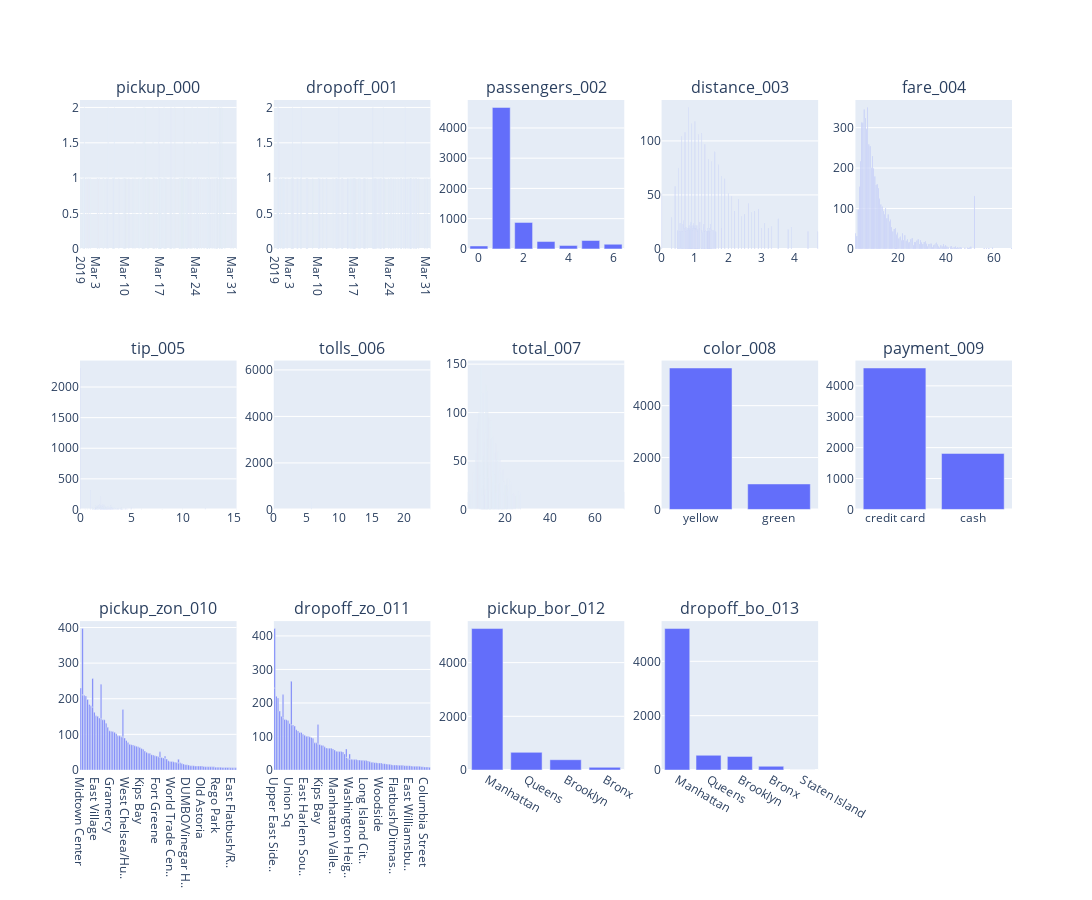

This figure's notebook cell:
### Markdown cell above
### <a id='toc1_3_2_'></a>[describe_df()](#toc0_)

### Code cell
# df["lol"] = np.nan
# df["xd"]=2027
# df["lol"] = df["lol"].astype("float64")

# display(df)

tbl.describe_df(
    df,
    caption="taxis",
    # use_columns=False,
    # renderer="svg",
    top_n_uniques=10,
    top_n_chars_in_columns=10,
    top_n_chars_in_index=15,
    dupl_cols=["color"],
)

### Figure 1 — Plotly figure (JSON) as saved in the notebook; plotly's stock layout.template omitted (floating-point values rounded to 4 significant figures)
{"data": [{"hovertemplate": "x=%{x}<br>y=%{y}<extra></extra>", "legendgroup": "", "marker": {"color": "#636efa", "pattern": {"shape": ""}}, "name": "", "orientation": "v", "showlegend": false, "textposition": "auto", "type": "bar", "x": ["2019-03-13 10:57:06", "2019-03-21 08:59:27", "2019-03-01 23:48:39", "2019-03-28 08:21:02", "2019-03-07 19:54:40", "2019-03-24 00:12:23", "2019-03-16 10:37:52", "2019-03-13 17:27:27", "2019-03-22 23:15:20", "2019-03-26 08:02:40", "2019-03-18 20:39:17", "2019-03-27 21:37:43", "2019-03-11 20:28:00", "2019-03-28 18:47:12", "2019-03-15 08:39:34", "2019-03-28 10:05:08", "2019-03-19 14:40:14", "2019-03-06 14:40:57", "2019-03-17 12:10:05", "2019-03-22 12:47:13", "2019-03-16 10:02:25", "2019-03-08 16:18:37", "2019-03-23 11:48:50", "2019-03-10 01:23:59", "2019-03-26 21:07:31", "2019-03-11 10:37:23", "2019-03-30 13:27:42", "2019-03-27 17:53:01", "2019-03-18 21:27:14", "2019-03-20 19:39:42", "2019-03-21 03:37:34", "2019-03-19 07:55:25", "2019-03-27 12:13:34", "2019-03-16 17:53:34", "2019-03-15 12:36:05", "2019-03-23 20:50:49", "2019-03-27 06:28:36", "2019-03-25 22:04:25", "2019-03-25 08:01:01", "2019-03-25 23:05:54", "2019-03-28 17:20:54", "2019-03-04 12:15:39", "2019-03-07 15:15:46", "2019-03-07 16:49:01", "2019-03-03 02:45:36", "2019-03-16 20:30:36", "2019-03-20 12:25:31", "2019-03-06 08:09:03", "2019-03-10 15:14:20", "2019-03-01 02:55:55", "2019-03-17 19:24:50", "2019-03-20 22:29:32", "2019-03-21 10:48:02", "2019-03-01 17:39:58", "2019-03-22 17:28:51", "2019-03-21 18:41:58", "2019-03-18 16:03:14", "2019-03-25 22:50:56", "2019-03-02 10:47:45", "2019-03-24 18:42:56", "2019-03-30 23:59:14", "2019-03-27 19:39:16", "2019-03-14 07:19:29", "2019-03-07 11:19:21", "2019-03-20 11:40:59", "2019-03-13 06:17:45", "2019-03-24 09:53:28", "2019-03-09 19:54:40", "2019-03-04 21:35:00", "2019-03-17 01:28:28", "2019-03-21 21:30:05", "2019-03-20 18:49:24", "2019-03-24 01:13:51", "2019-03-14 12:11:52", "2019-03-05 17:57:00", "2019-03-17 13:55:43", "2019-03-01 23:21:01", "2019-03-09 19:24:01", "2019-03-01 22:49:54", "2019-03-13 10:55:10", "2019-03-21 23:33:55", "2019-03-28 21:59:44", "2019-03-26 10:14:55", "2019-03-02 19:08:25", "2019-03-15 13:42:03", "2019-03-04 13:39:06", "2019-03-22 02:22:01", "2019-03-31 15:43:37", "2019-03-27 19:27:17", "2019-03-13 07:34:09", "2019-03-12 15:44:53", "2019-03-29 08:48:46", "2019-03-16 16:36:34", "2019-03-16 17:38:47", "2019-03-09 13:42:08", "2019-03-05 15:41:23", "2019-03-18 19:57:00", "2019-03-17 22:47:36", "2019-03-15 23:46:05", "2019-03-16 18:57:19"], "xaxis": "x", "y": [2, 2, 2, 2, 2, 2, 2, 2, 2, 2, 2, 2, 2, 2, 2, 2, 2, 2, 2, 1, 1, 1, 1, 1, 1, 1, 1, 1, 1, 1, 1, 1, 1, 1, 1, 1, 1, 1, 1, 1, 1, 1, 1, 1, 1, 1, 1, 1, 1, 1, 1, 1, 1, 1, 1, 1, 1, 1, 1, 1, 1, 1, 1, 1, 1, 1, 1, 1, 1, 1, 1, 1, 1, 1, 1, 1, 1, 1, 1, 1, 1, 1, 1, 1, 1, 1, 1, 1, 1, 1, 1, 1, 1, 1, 1, 1, 1, 1, 1, 1], "yaxis": "y"}, {"hovertemplate": "x=%{x}<br>y=%{y}<extra></extra>", "legendgroup": "", "marker": {"color": "#636efa", "pattern": {"shape": ""}}, "name": "", "orientation": "v", "showlegend": false, "textposition": "auto", "type": "bar", "x": ["2019-03-04 18:08:13", "2019-03-01 19:18:55", "2019-03-06 10:54:59", "2019-03-02 00:58:26", "2019-03-26 17:39:56", "2019-03-13 19:39:35", "2019-03-22 11:06:48", "2019-03-20 10:38:15", "2019-03-26 21:17:29", "2019-03-16 10:22:29", "2019-03-08 16:26:57", "2019-03-23 12:06:14", "2019-03-22 12:58:17", "2019-03-10 01:49:51", "2019-03-11 10:47:31", "2019-03-30 13:37:14", "2019-03-18 21:34:16", "2019-03-27 18:00:25", "2019-03-20 19:45:36", "2019-03-15 12:54:28", "2019-03-19 08:09:17", "2019-03-27 12:25:48", "2019-03-16 18:13:57", "2019-03-25 08:13:27", "2019-03-23 21:02:07", "2019-03-27 06:38:10", "2019-03-25 22:11:30", "2019-03-21 03:44:13", "2019-03-25 23:11:13", "2019-03-28 17:55:57", "2019-03-24 10:01:22", "2019-03-04 12:26:53", "2019-03-20 12:06:41", "2019-03-07 16:57:07", "2019-03-03 03:02:14", "2019-03-16 20:46:22", "2019-03-20 12:45:02", "2019-03-06 08:27:11", "2019-03-10 15:20:17", "2019-03-01 02:57:59", "2019-03-17 19:29:58", "2019-03-20 22:32:24", "2019-03-21 10:57:45", "2019-03-01 18:04:46", "2019-03-22 17:33:51", "2019-03-21 19:15:25", "2019-03-18 16:10:36", "2019-03-25 22:59:51", "2019-03-07 15:50:14", "2019-03-24 19:09:00", "2019-03-30 23:59:17", "2019-03-27 20:00:26", "2019-03-14 07:45:51", "2019-03-07 11:39:09", "2019-03-04 21:53:42", "2019-03-13 06:21:54", "2019-03-02 10:56:08", "2019-03-17 22:55:32", "2019-03-16 17:56:04", "2019-03-29 08:56:07", "2019-03-20 19:12:40", "2019-03-24 01:24:00", "2019-03-14 12:40:54", "2019-03-05 18:45:25", "2019-03-17 14:01:39", "2019-03-01 23:46:28", "2019-03-09 19:33:32", "2019-03-01 22:53:32", "2019-03-13 11:23:25", "2019-03-21 23:36:39", "2019-03-28 22:04:04", "2019-03-26 10:26:58", "2019-03-02 19:31:42", "2019-03-15 13:49:00", "2019-03-04 13:58:52", "2019-03-22 02:30:21", "2019-03-31 15:53:39", "2019-03-27 19:48:47", "2019-03-13 07:38:18", "2019-03-12 16:02:05", "2019-03-02 23:17:34", "2019-03-21 21:39:03", "2019-03-17 02:04:54", "2019-03-05 15:46:30", "2019-03-16 16:54:50", "2019-03-18 20:06:22", "2019-03-28 11:49:30", "2019-03-15 23:59:52", "2019-03-16 19:00:16", "2019-03-14 12:08:32", "2019-03-16 21:21:58", "2019-03-09 20:07:27", "2019-03-03 16:48:36", "2019-03-04 20:24:14", "2019-03-28 23:16:56", "2019-03-16 05:08:20", "2019-03-27 22:41:40", "2019-03-07 11:05:01", "2019-03-11 08:47:21", "2019-03-28 07:41:14"], "xaxis": "x2", "y": [2, 2, 2, 2, 2, 2, 2, 2, 1, 1, 1, 1, 1, 1, 1, 1, 1, 1, 1, 1, 1, 1, 1, 1, 1, 1, 1, 1, 1, 1, 1, 1, 1, 1, 1, 1, 1, 1, 1, 1, 1, 1, 1, 1, 1, 1, 1, 1, 1, 1, 1, 1, 1, 1, 1, 1, 1, 1, 1, 1, 1, 1, 1, 1, 1, 1, 1, 1, 1, 1, 1, 1, 1, 1, 1, 1, 1, 1, 1, 1, 1, 1, 1, 1, 1, 1, 1, 1, 1, 1, 1, 1, 1, 1, 1, 1, 1, 1, 1, 1], "yaxis": "y2"}, {"hovertemplate": "x=%{x}<br>y=%{y}<extra></extra>", "legendgroup": "", "marker": {"color": "#636efa", "pattern": {"shape": ""}}, "name": "", "orientation": "v", "showlegend": false, "textposition": "auto", "type": "bar", "x": [1, 2, 5, 3, 6, 4, 0], "xaxis": "x3", "y": [4678, 876, 277, 243, 153, 110, 96], "yaxis": "y3"}, {"hovertemplate": "x=%{x}<br>y=%{y}<extra></extra>", "legendgroup": "", "marker": {"color": "#636efa", "pattern": {"shape": ""}}, "name": "", "orientation": "v", "showlegend": false, "textposition": "auto", "type": "bar", "x": [0.8, 1.0, 0.9, 0.7, 1.2, 1.1, 0.6, 1.3, 1.6, 1.4, 1.5, 1.7, 0.5, 1.8, 1.9, 0.4, 2.0, 0.0, 2.1, 2.3, 2.6, 2.9, 2.2, 2.8, 2.7, 2.5, 2.4, 0.3, 3.5, 0.66, 0.88, 1.15, 0.55, 3.1, 0.95, 0.87, 1.46, 0.64, 1.27, 0.81, 0.91, 1.02, 0.97, 1.06, 0.89, 0.84, 1.26, 3.3, 0.86, 1.47, 0.73, 0.99, 3.9, 0.68, 1.38, 1.01, 1.43, 1.03, 0.77, 0.82, 3.2, 1.14, 0.94, 1.79, 0.98, 3.0, 1.04, 1.49, 1.13, 1.11, 0.74, 3.8, 0.85, 1.05, 1.09, 1.08, 0.93, 1.52, 0.48, 1.21, 0.78, 1.32, 1.55, 1.19, 1.42, 1.37, 1.45, 0.71, 1.07, 1.28, 1.34, 0.58, 4.7, 1.39, 1.63, 0.49, 0.53, 0.62, 4.4, 1.22], "xaxis": "x4", "y": [131, 118, 116, 108, 107, 106, 104, 97, 90, 83, 81, 78, 75, 67, 65, 58, 51, 51, 49, 46, 42, 37, 35, 35, 34, 32, 30, 29, 28, 26, 25, 25, 24, 24, 24, 23, 23, 23, 23, 22, 22, 22, 22, 22, 22, 22, 21, 21, 21, 20, 20, 20, 20, 19, 19, 19, 19, 19, 19, 19, 19, 19, 19, 19, 19, 19, 18, 18, 18, 18, 18, 18, 18, 18, 18, 18, 17, 17, 17, 17, 17, 17, 17, 17, 17, 16, 16, 16, 16, 16, 16, 16, 16, 16, 16, 16, 16, 16, 16, 15], "yaxis": "y4"}, {"hovertemplate": "x=%{x}<br>y=%{y}<extra></extra>", "legendgroup": "", "marker": {"color": "#636efa", "pattern": {"shape": ""}}, "name": "", "orientation": "v", "showlegend": false, "textposition": "auto", "type": "bar", "x": [7.5, 6.0, 6.5, 5.0, 5.5, 7.0, 8.0, 8.5, 9.5, 4.5, 9.0, 10.0, 10.5, 11.5, 11.0, 4.0, 12.0, 52.0, 12.5, 13.0, 13.5, 15.0, 3.5, 14.0, 14.5, 16.0, 15.5, 17.0, 16.5, 17.5, 19.0, 18.5, 18.0, 20.0, 2.5, 22.0, 19.5, 23.0, 3.0, 21.0, 26.0, 20.5, 25.5, 28.5, 24.0, 29.5, 22.5, 21.5, 28.0, 23.5, 31.5, 27.0, 27.5, 25.0, 31.0, 30.0, 24.5, 36.0, 32.0, 33.5, 34.0, 33.0, 39.0, 30.5, 29.0, 36.5, 35.5, 40.0, 26.5, 38.0, 35.0, 42.5, 40.5, 38.5, 37.0, 44.0, 32.5, 39.5, 50.5, 42.0, 34.5, 43.5, 45.0, 46.0, 41.0, 50.0, 43.0, 46.5, 59.5, 45.5, 37.5, 49.0, 48.0, 19.26, 57.0, 49.5, 56.0, 67.5, 58.0, 44.5], "xaxis": "x5", "y": [350, 345, 323, 313, 312, 296, 258, 254, 229, 217, 201, 199, 179, 160, 159, 154, 150, 131, 124, 110, 104, 101, 97, 94, 86, 85, 76, 72, 68, 54, 51, 49, 43, 40, 39, 38, 35, 34, 31, 30, 27, 26, 24, 24, 23, 22, 22, 21, 20, 20, 18, 17, 17, 17, 17, 16, 15, 15, 13, 13, 13, 12, 12, 12, 12, 11, 10, 9, 9, 9, 9, 7, 6, 6, 6, 6, 6, 5, 5, 5, 4, 4, 4, 4, 4, 3, 3, 3, 3, 3, 3, 3, 3, 2, 2, 2, 2, 2, 2, 2], "yaxis": "y5"}, {"hovertemplate": "x=%{x}<br>y=%{y}<extra></extra>", "legendgroup": "", "marker": {"color": "#636efa", "pattern": {"shape": ""}}, "name": "", "orientation": "v", "showlegend": false, "textposition": "auto", "type": "bar", "x": [0.0, 1.0, 2.0, 2.16, 1.86, 3.0, 2.26, 2.36, 1.96, 1.5, 1.76, 2.06, 1.66, 1.95, 2.46, 2.76, 2.66, 2.15, 1.56, 2.45, 2.96, 5.0, 3.16, 2.86, 1.2, 1.75, 3.06, 2.56, 2.25, 2.05, 1.85, 1.46, 2.95, 3.05, 3.36, 4.0, 3.26, 2.55, 2.2, 1.7, 3.45, 1.55, 2.35, 2.85, 2.5, 1.65, 3.76, 2.65, 2.75, 3.66, 2.32, 3.46, 2.7, 3.2, 3.56, 2.08, 4.46, 3.15, 12.21, 3.7, 3.95, 3.25, 3.86, 1.32, 3.96, 3.65, 4.16, 1.26, 4.05, 4.45, 1.25, 0.7, 6.0, 1.77, 4.96, 4.26, 1.4, 1.06, 3.75, 3.55, 4.06, 2.34, 0.5, 10.0, 4.08, 3.35, 1.36, 5.26, 4.15, 4.66, 4.36, 4.56, 2.94, 3.08, 1.47, 2.82, 2.58, 15.26, 1.45, 8.0], "xaxis": "x6", "y": [2311, 312, 211, 89, 79, 77, 74, 74, 73, 71, 69, 64, 58, 57, 53, 52, 52, 51, 49, 46, 43, 42, 41, 40, 40, 38, 38, 36, 36, 36, 35, 35, 35, 34, 32, 32, 29, 29, 29, 29, 28, 28, 27, 27, 25, 25, 25, 24, 23, 23, 22, 21, 21, 20, 19, 18, 18, 18, 18, 17, 16, 15, 15, 15, 14, 14, 13, 13, 13, 13, 13, 12, 12, 12, 12, 12, 12, 12, 11, 11, 11, 11, 11, 11, 11, 10, 10, 10, 10, 10, 9, 9, 9, 9, 9, 9, 9, 8, 8, 8], "yaxis": "y6"}, {"hovertemplate": "x=%{x}<br>y=%{y}<extra></extra>", "legendgroup": "", "marker": {"color": "#636efa", "pattern": {"shape": ""}}, "name": "", "orientation": "v", "showlegend": false, "textposition": "auto", "type": "bar", "x": [0.0, 5.76, 2.64, 11.52, 12.5, 5.54, 6.12, 8.4, 17.28, 16.26, 9.5, 5.75, 24.02, 8.5, 18.9, 4.75], "xaxis": "x7", "y": [6083, 324, 7, 4, 2, 2, 2, 1, 1, 1, 1, 1, 1, 1, 1, 1], "yaxis": "y7"}, {"hovertemplate": "x=%{x}<br>y=%{y}<extra></extra>", "legendgroup": "", "marker": {"color": "#636efa", "pattern": {"shape": ""}}, "name": "", "orientation": "v", "showlegend": false, "textposition": "auto", "type": "bar", "x": [9.3, 11.3, 11.8, 9.8, 10.3, 8.8, 12.3, 8.3, 10.8, 12.8, 13.8, 7.8, 12.96, 13.3, 7.3, 11.16, 14.8, 14.16, 14.3, 11.76, 13.56, 10.56, 15.8, 12.36, 16.8, 6.8, 15.3, 9.96, 14.76, 17.8, 15.96, 17.3, 16.3, 16.56, 9.36, 12.95, 11.75, 17.76, 18.96, 17.16, 14.75, 5.8, 18.3, 6.3, 18.36, 10.55, 15.36, 19.3, 8.76, 13.55, 12.35, 11.15, 21.8, 20.8, 20.16, 22.8, 18.8, 19.56, 14.15, 15.95, 17.15, 22.56, 20.3, 15.35, 19.8, 9.95, 21.3, 18.35, 21.96, 9.35, 11.0, 20.76, 11.62, 16.55, 12.25, 13.0, 13.5, 21.36, 4.8, 25.8, 22.3, 18.95, 3.3, 26.76, 73.27, 17.75, 5.3, 16.0, 4.3, 23.3, 23.8, 26.8, 19.55, 23.16, 17.25, 10.38, 24.8, 9.75, 20.75, 24.3], "xaxis": "x8", "y": [146, 129, 122, 121, 121, 118, 101, 100, 98, 95, 92, 91, 89, 85, 84, 79, 76, 74, 73, 73, 73, 69, 68, 64, 60, 59, 59, 56, 53, 52, 52, 51, 51, 50, 47, 46, 43, 42, 41, 40, 39, 38, 38, 37, 37, 36, 36, 36, 35, 34, 33, 32, 32, 32, 32, 29, 29, 29, 28, 27, 27, 26, 26, 26, 26, 26, 25, 25, 23, 23, 21, 21, 21, 20, 20, 20, 19, 19, 19, 19, 18, 18, 18, 18, 18, 18, 17, 17, 16, 16, 16, 15, 15, 15, 15, 15, 14, 14, 14, 14], "yaxis": "y8"}, {"hovertemplate": "x=%{x}<br>y=%{y}<extra></extra>", "legendgroup": "", "marker": {"color": "#636efa", "pattern": {"shape": ""}}, "name": "", "orientation": "v", "showlegend": false, "textposition": "auto", "type": "bar", "x": ["yellow", "green"], "xaxis": "x9", "y": [5451, 982], "yaxis": "y9"}, {"hovertemplate": "x=%{x}<br>y=%{y}<extra></extra>", "legendgroup": "", "marker": {"color": "#636efa", "pattern": {"shape": ""}}, "name": "", "orientation": "v", "showlegend": false, "textposition": "auto", "type": "bar", "x": ["credit card", "cash"], "xaxis": "x10", "y": [4577, 1812], "yaxis": "y10"}, {"hovertemplate": "x=%{x}<br>y=%{y}<extra></extra>", "legendgroup": "", "marker": {"color": "#636efa", "pattern": {"shape": ""}}, "name": "", "orientation": "v", "showlegend": false, "textposition": "auto", "type": "bar", "x": ["Midtown Center", "Upper East Side..", "Penn Station/Ma..", "Clinton East", "Midtown East", "Upper East Side..", "Times Sq/Theatr..", "Union Sq", "Lincoln Square ..", "Murray Hill", "East Village", "JFK Airport", "LaGuardia Airpo..", "Upper West Side..", "Midtown South", "Midtown North", "East Chelsea", "Lenox Hill West", "West Village", "Gramercy", "Garment Distric..", "Sutton Place/Tu..", "Yorkville West", "Upper West Side..", "Flatiron", "Lenox Hill East", "East Harlem Sou..", "Greenwich Villa..", "TriBeCa/Civic C..", "West Chelsea/Hu..", "Lincoln Square ..", "Lower East Side", "Greenwich Villa..", "East Harlem Nor..", "Yorkville East", "Central Park", "Central Harlem", "UN/Turtle Bay S..", "Astoria", "Morningside Hei..", "Kips Bay", "Meatpacking/Wes..", "Little Italy/No..", "Manhattan Valle..", "Hudson Sq", "SoHo", "Battery Park Ci..", "Central Harlem ..", "Clinton West", "Fort Greene", "Downtown Brookl..", "Financial Distr..", "Elmhurst", "Brooklyn Height..", "Washington Heig..", "Jackson Heights", "Woodside", "Forest Hills", "World Trade Cen..", "Hamilton Height..", "Park Slope", "Boerum Hill", "Long Island Cit..", "Bloomingdale", "Steinway", "Sunnyside", "Financial Distr..", "Williamsburg (N..", "DUMBO/Vinegar H..", "Chinatown", "Two Bridges/Sew..", "Crown Heights N..", "Jamaica", "Cobble Hill", "Queensbridge/Ra..", "Williamsburg (S..", "Seaport", "Old Astoria", "East New York", "Long Island Cit..", "Alphabet City", "Bushwick South", "Greenpoint", "Manhattanville", "East Concourse/..", "Stuyvesant Heig..", "Mott Haven/Port..", "Rego Park", "Parkchester", "Sheepshead Bay", "Washington Heig..", "Stuy Town/Peter..", "East Flatbush/F..", "Clinton Hill", "Flushing", "Carroll Gardens", "Starrett City", "East Flatbush/R..", "South Jamaica", "Coney Island"], "xaxis": "x11", "y": [230, 211, 210, 208, 198, 186, 184, 180, 177, 162, 152, 151, 146, 144, 141, 141, 131, 120, 110, 109, 108, 106, 102, 97, 96, 96, 93, 93, 90, 83, 80, 77, 77, 72, 71, 70, 68, 67, 65, 63, 60, 58, 53, 50, 47, 47, 43, 42, 40, 39, 37, 35, 35, 34, 32, 31, 26, 24, 24, 23, 22, 21, 20, 20, 18, 17, 16, 15, 15, 14, 12, 12, 12, 11, 11, 11, 11, 11, 10, 10, 9, 9, 9, 9, 9, 9, 8, 8, 8, 8, 7, 7, 7, 7, 7, 7, 6, 6, 6, 6], "yaxis": "y11"}, {"hovertemplate": "x=%{x}<br>y=%{y}<extra></extra>", "legendgroup": "", "marker": {"color": "#636efa", "pattern": {"shape": ""}}, "name": "", "orientation": "v", "showlegend": false, "textposition": "auto", "type": "bar", "x": ["Upper East Side..", "Murray Hill", "Midtown Center", "Upper East Side..", "Midtown East", "Times Sq/Theatr..", "Lincoln Square ..", "Clinton East", "East Village", "Penn Station/Ma..", "Union Sq", "Upper West Side..", "Lenox Hill West", "Midtown North", "Upper West Side..", "East Chelsea", "Midtown South", "Lenox Hill East", "Gramercy", "Yorkville West", "East Harlem Sou..", "West Village", "West Chelsea/Hu..", "Sutton Place/Tu..", "Garment Distric..", "UN/Turtle Bay S..", "Central Park", "TriBeCa/Civic C..", "Greenwich Villa..", "Kips Bay", "Flatiron", "Lower East Side", "Central Harlem ..", "Lincoln Square ..", "Clinton West", "LaGuardia Airpo..", "Yorkville East", "East Harlem Nor..", "Central Harlem", "Manhattan Valle..", "Greenwich Villa..", "JFK Airport", "Morningside Hei..", "Meatpacking/Wes..", "Astoria", "Little Italy/No..", "Battery Park Ci..", "Financial Distr..", "Jackson Heights", "Washington Heig..", "Park Slope", "SoHo", "Alphabet City", "Hudson Sq", "Fort Greene", "Crown Heights N..", "Two Bridges/Sew..", "Brooklyn Height..", "Long Island Cit..", "Sunnyside", "Boerum Hill", "Hamilton Height..", "Financial Distr..", "World Trade Cen..", "Stuy Town/Peter..", "Clinton Hill", "Elmhurst", "Forest Hills", "Woodside", "Steinway", "Old Astoria", "Downtown Brookl..", "Seaport", "Queensbridge/Ra..", "Bloomingdale", "Williamsburg (N..", "Manhattanville", "Flatbush/Ditmas..", "Washington Heig..", "Bedford", "Williamsburg (S..", "DUMBO/Vinegar H..", "Greenpoint", "East Concourse/..", "Stuyvesant Heig..", "Carroll Gardens", "Cobble Hill", "East Williamsbu..", "Bushwick South", "South Ozone Par..", "East New York", "Crown Heights S..", "Chinatown", "Bushwick North", "Melrose South", "West Concourse", "Columbia Street", "Hillcrest/Pomon..", "Prospect-Leffer..", "Middle Village"], "xaxis": "x12", "y": [245, 220, 215, 177, 176, 160, 156, 151, 150, 148, 139, 135, 134, 131, 130, 120, 116, 112, 112, 107, 104, 101, 101, 99, 97, 95, 81, 81, 78, 76, 74, 73, 69, 69, 66, 65, 65, 65, 63, 60, 58, 56, 55, 55, 55, 54, 48, 38, 34, 33, 32, 31, 31, 31, 30, 30, 29, 29, 28, 28, 27, 25, 25, 23, 23, 22, 22, 21, 21, 21, 19, 19, 18, 17, 17, 16, 15, 15, 15, 15, 14, 14, 14, 14, 13, 13, 13, 13, 12, 11, 11, 11, 11, 11, 10, 10, 9, 9, 9, 8], "yaxis": "y12"}, {"hovertemplate": "x=%{x}<br>y=%{y}<extra></extra>", "legendgroup": "", "marker": {"color": "#636efa", "pattern": {"shape": ""}}, "name": "", "orientation": "v", "showlegend": false, "textposition": "auto", "type": "bar", "x": ["Manhattan", "Queens", "Brooklyn", "Bronx"], "xaxis": "x13", "y": [5268, 657, 383, 99], "yaxis": "y13"}, {"hovertemplate": "x=%{x}<br>y=%{y}<extra></extra>", "legendgroup": "", "marker": {"color": "#636efa", "pattern": {"shape": ""}}, "name": "", "orientation": "v", "showlegend": false, "textposition": "auto", "type": "bar", "x": ["Manhattan", "Queens", "Brooklyn", "Bronx", "Staten Island"], "xaxis": "x14", "y": [5206, 542, 501, 137, 2], "yaxis": "y14"}], "layout": {"annotations": [{"font": {"size": 16}, "showarrow": false, "text": "pickup_000", "x": 0.084, "xanchor": "center", "xref": "paper", "y": 1, "yanchor": "bottom", "yref": "paper"}, {"font": {"size": 16}, "showarrow": false, "text": "dropoff_001", "x": 0.292, "xanchor": "center", "xref": "paper", "y": 1, "yanchor": "bottom", "yref": "paper"}, {"font": {"size": 16}, "showarrow": false, "text": "passengers_002", "x": 0.5, "xanchor": "center", "xref": "paper", "y": 1, "yanchor": "bottom", "yref": "paper"}, {"font": {"size": 16}, "showarrow": false, "text": "distance_003", "x": 0.708, "xanchor": "center", "xref": "paper", "y": 1, "yanchor": "bottom", "yref": "paper"}, {"font": {"size": 16}, "showarrow": false, "text": "fare_004", "x": 0.916, "xanchor": "center", "xref": "paper", "y": 1, "yanchor": "bottom", "yref": "paper"}, {"font": {"size": 16}, "showarrow": false, "text": "tip_005", "x": 0.084, "xanchor": "center", "xref": "paper", "y": 0.6111, "yanchor": "bottom", "yref": "paper"}, {"font": {"size": 16}, "showarrow": false, "text": "tolls_006", "x": 0.292, "xanchor": "center", "xref": "paper", "y": 0.6111, "yanchor": "bottom", "yref": "paper"}, {"font": {"size": 16}, "showarrow": false, "text": "total_007", "x": 0.5, "xanchor": "center", "xref": "paper", "y": 0.6111, "yanchor": "bottom", "yref": "paper"}, {"font": {"size": 16}, "showarrow": false, "text": "color_008", "x": 0.708, "xanchor": "center", "xref": "paper", "y": 0.6111, "yanchor": "bottom", "yref": "paper"}, {"font": {"size": 16}, "showarrow": false, "text": "payment_009", "x": 0.916, "xanchor": "center", "xref": "paper", "y": 0.6111, "yanchor": "bottom", "yref": "paper"}, {"font": {"size": 16}, "showarrow": false, "text": "pickup_zon_010", "x": 0.084, "xanchor": "center", "xref": "paper", "y": 0.2222, "yanchor": "bottom", "yref": "paper"}, {"font": {"size": 16}, "showarrow": false, "text": "dropoff_zo_011", "x": 0.292, "xanchor": "center", "xref": "paper", "y": 0.2222, "yanchor": "bottom", "yref": "paper"}, {"font": {"size": 16}, "showarrow": false, "text": "pickup_bor_012", "x": 0.5, "xanchor": "center", "xref": "paper", "y": 0.2222, "yanchor": "bottom", "yref": "paper"}, {"font": {"size": 16}, "showarrow": false, "text": "dropoff_bo_013", "x": 0.708, "xanchor": "center", "xref": "paper", "y": 0.2222, "yanchor": "bottom", "yref": "paper"}], "height": 900, "width": 1500, "xaxis": {"anchor": "y", "domain": [0, 0.168]}, "xaxis10": {"anchor": "y10", "domain": [0.832, 1]}, "xaxis11": {"anchor": "y11", "domain": [0, 0.168]}, "xaxis12": {"anchor": "y12", "domain": [0.208, 0.376]}, "xaxis13": {"anchor": "y13", "domain": [0.416, 0.584]}, "xaxis14": {"anchor": "y14", "domain": [0.624, 0.792]}, "xaxis15": {"anchor": "y15", "domain": [0.832, 1]}, "xaxis2": {"anchor": "y2", "domain": [0.208, 0.376]}, "xaxis3": {"anchor": "y3", "domain": [0.416, 0.584]}, "xaxis4": {"anchor": "y4", "domain": [0.624, 0.792]}, "xaxis5": {"anchor": "y5", "domain": [0.832, 1]}, "xaxis6": {"anchor": "y6", "domain": [0, 0.168]}, "xaxis7": {"anchor": "y7", "domain": [0.208, 0.376]}, "xaxis8": {"anchor": "y8", "domain": [0.416, 0.584]}, "xaxis9": {"anchor": "y9", "domain": [0.624, 0.792]}, "yaxis": {"anchor": "x", "domain": [0.7778, 1]}, "yaxis10": {"anchor": "x10", "domain": [0.3889, 0.6111]}, "yaxis11": {"anchor": "x11", "domain": [0, 0.2222]}, "yaxis12": {"anchor": "x12", "domain": [0, 0.2222]}, "yaxis13": {"anchor": "x13", "domain": [0, 0.2222]}, "yaxis14": {"anchor": "x14", "domain": [0, 0.2222]}, "yaxis15": {"anchor": "x15", "domain": [0, 0.2222]}, "yaxis2": {"anchor": "x2", "domain": [0.7778, 1]}, "yaxis3": {"anchor": "x3", "domain": [0.7778, 1]}, "yaxis4": {"anchor": "x4", "domain": [0.7778, 1]}, "yaxis5": {"anchor": "x5", "domain": [0.7778, 1]}, "yaxis6": {"anchor": "x6", "domain": [0.3889, 0.6111]}, "yaxis7": {"anchor": "x7", "domain": [0.3889, 0.6111]}, "yaxis8": {"anchor": "x8", "domain": [0.3889, 0.6111]}, "yaxis9": {"anchor": "x9", "domain": [0.3889, 0.6111]}}}
